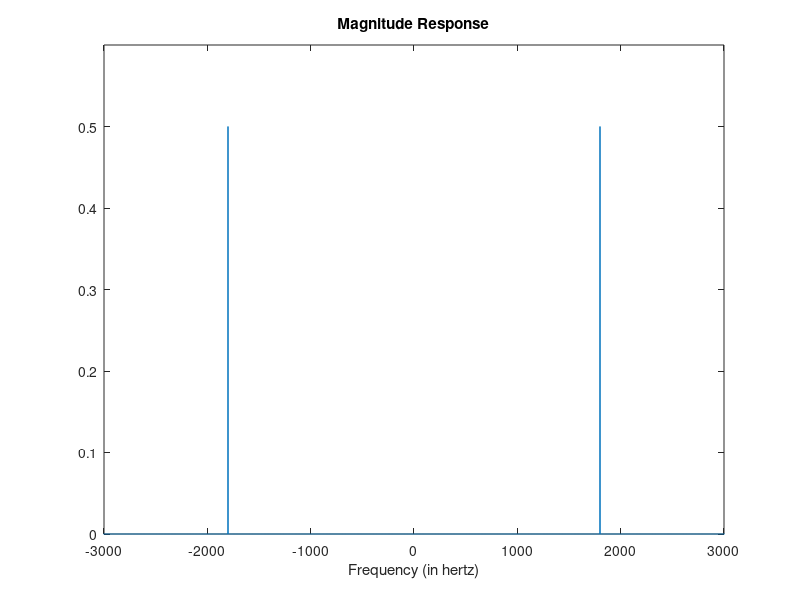

MATLAB code to generate this figure:
ToneFreq=1800;
Fs=44100;
Ts=1/Fs;
t=0:Ts:1-Ts;
N = length(t)
Tone=sin(2*pi*ToneFreq*t);
sound(Tone,Fs)
%% Fourier Transform:
X = fftshift(fft(Tone));
%% Frequency specifications:
dF = Fs/N;                      % hertz
f = -Fs/2:dF:Fs/2-dF;           % hertz
%% Plot the spectrum:
figure;
plot(f,abs(X)/N);
axis([-3000,3000,0,0.6])
xlabel('Frequency (in hertz)');
title('Magnitude Response');